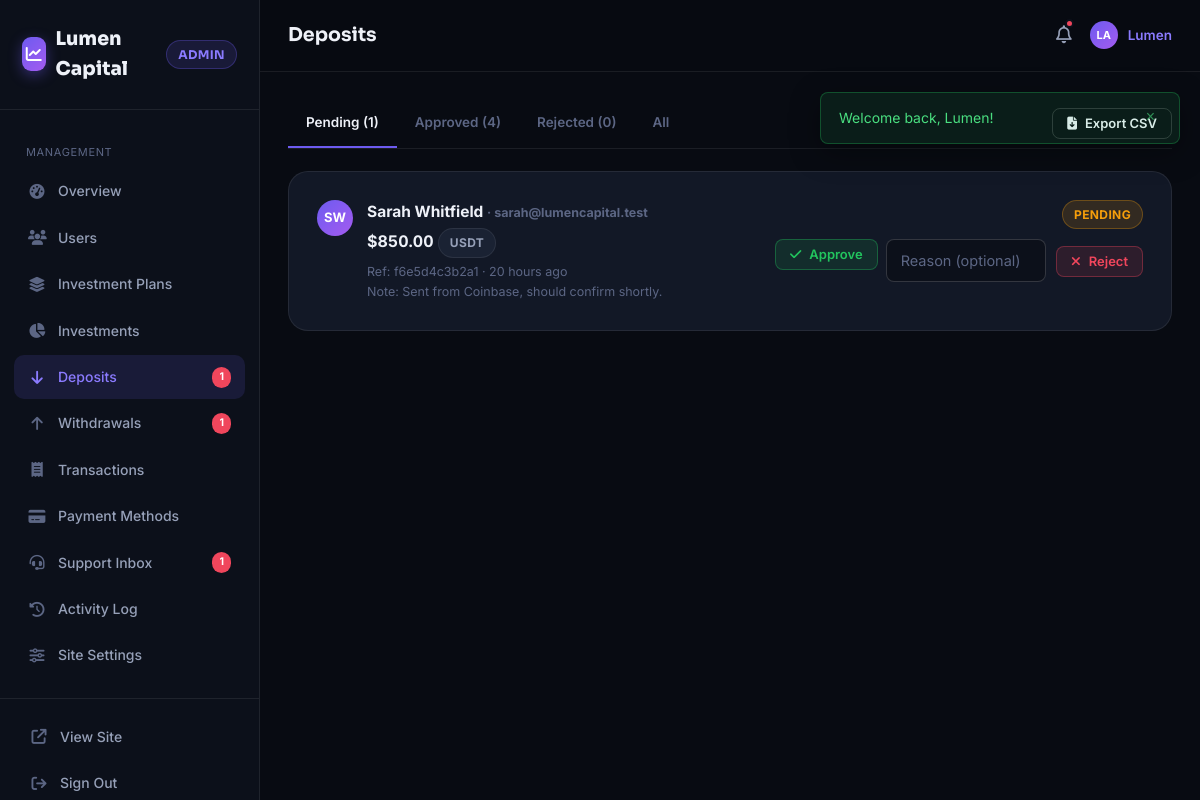
/admin/deposits.php (signed in), run on the app's committed database.
### tables this page shows
CREATE TABLE `users` (
  `id`                  INT UNSIGNED AUTO_INCREMENT PRIMARY KEY,
  `full_name`           VARCHAR(120)      NOT NULL,
  `email`               VARCHAR(160)      NOT NULL,
  `phone`               VARCHAR(30)       DEFAULT NULL,
  `country`             VARCHAR(80)       DEFAULT NULL,
  `password_hash`       VARCHAR(255)      NOT NULL,
  `referral_code`       VARCHAR(12)       NOT NULL,
  `referred_by`         INT UNSIGNED      DEFAULT NULL,
  `role`                ENUM('user','admin') NOT NULL DEFAULT 'user',
  `status`              ENUM('active','suspended') NOT NULL DEFAULT 'active',
  `balance`             DECIMAL(15,2)     NOT NULL DEFAULT 0.00,
  `total_deposited`     DECIMAL(15,2)     NOT NULL DEFAULT 0.00,
  `total_invested`      DECIMAL(15,2)     NOT NULL DEFAULT 0.00,
  `total_earned`        DECIMAL(15,2)     NOT NULL DEFAULT 0.00,
  `total_withdrawn`     DECIMAL(15,2)     NOT NULL DEFAULT 0.00,
  `payout_wallet`       VARCHAR(160)      DEFAULT NULL,
  `avatar_seed`         VARCHAR(40)       DEFAULT NULL,
  `email_verified_at`   DATETIME          DEFAULT NULL,
  `last_login_at`       DATETIME          DEFAULT NULL,
  `last_login_ip`       VARCHAR(45)       DEFAULT NULL,
  `failed_attempts`     TINYINT UNSIGNED  NOT NULL DEFAULT 0,
  `locked_until`        DATETIME          DEFAULT NULL,
  `created_at`          DATETIME          NOT NULL DEFAULT CURRENT_TIMESTAMP,
  `updated_at`          DATETIME          NOT NULL DEFAULT CURRENT_TIMESTAMP ON UPDATE CURRENT_TIMESTAMP,
  UNIQUE KEY `uq_users_email` (`email`),
  UNIQUE KEY `uq_users_referral_code` (`referral_code`),
  KEY `idx_users_referred_by` (`referred_by`)
);

CREATE TABLE `deposits` (
  `id`                  INT UNSIGNED AUTO_INCREMENT PRIMARY KEY,
  `user_id`             INT UNSIGNED      NOT NULL,
  `amount`              DECIMAL(15,2)     NOT NULL,
  `currency_code`       VARCHAR(20)       NOT NULL,
  `method_label`        VARCHAR(60)       NOT NULL,
  `address_used`        VARCHAR(160)      DEFAULT NULL,
  `txn_reference`       VARCHAR(160)      DEFAULT NULL,
  `note`                VARCHAR(255)      DEFAULT NULL,
  `status`              ENUM('pending','approved','rejected') NOT NULL DEFAULT 'pending',
  `admin_id`            INT UNSIGNED      DEFAULT NULL,
  `admin_note`          VARCHAR(255)      DEFAULT NULL,
  `created_at`          DATETIME          NOT NULL DEFAULT CURRENT_TIMESTAMP,
  `processed_at`        DATETIME          DEFAULT NULL,
  KEY `idx_dep_user` (`user_id`),
  KEY `idx_dep_status` (`status`)
);

### includes/functions.php (called while the page is built, shortened)
<?php
function e(?string $value): string
{
    return htmlspecialchars($value ?? '', ENT_QUOTES, 'UTF-8');
}
function money(float $amount, bool $withSign = false): string
{
    $sign = '';
    return $sign . '$' . number_format(abs($amount), 2);
}
function time_ago(string $datetime): string
{
    $diff = time() - strtotime($datetime);
    $units = [
        31536000 => 'year', 2592000 => 'month', 86400 => 'day',
        3600 => 'hour', 60 => 'minute',
    ];
    foreach ($units as $seconds => $label) {
        $count = intdiv($diff, $seconds);
        if ($count >= 1) {
            return $count . ' ' . $label . ($count > 1 ? 's' : '') . ' ago';
        }
    }
    return 'just now';
}
function badge_class(string $status): string
{
    return match ($status) {
        'active', 'approved', 'completed', 'success', 'answered' => 'badge-success',
        'pending', 'open', 'warning' => 'badge-warning',
        'rejected', 'cancelled', 'suspended', 'danger' => 'badge-danger',
        default => 'badge-neutral',
    };
}
function url(string $path = ''): string
{
    return rtrim(BASE_URL, '/') . '/' . ltrim($path, '/');
}
function asset(string $path): string
{
    return rtrim(BASE_URL, '/') . '/assets/' . ltrim($path, '/');
}
function get_setting(string $key, $default = null)
{
    static $cache = null;
    if ($cache === null) {
        $cache = [];
        $stmt = db()->query('SELECT setting_key, setting_value FROM settings');
        foreach ($stmt->fetchAll() as $row) {
            $cache[$row['setting_key']] = $row['setting_value'];
        }
    }
    return $cache[$key] ?? $default;
}
function find_user_by_id(int $id): ?array
{
    $stmt = db()->prepare('SELECT * FROM users WHERE id = ?');
    $stmt->execute([$id]);
    $user = $stmt->fetch();
    return $user ?: null;
}
function avatar_initials(string $name): string
{
    $parts = preg_split('/\s+/', trim($name));
    $initials = strtoupper(substr($parts[0] ?? '', 0, 1) . substr($parts[count($parts) - 1] ?? '', 0, 1));
    return $initials ?: 'U';
}

### includes/db.php (called while the page is built)
<?php
function db(): PDO
{
    static $pdo = null;
    if ($pdo === null) {
        $dsn = 'mysql:host=' . DB_HOST . ';dbname=' . DB_NAME . ';charset=' . DB_CHARSET;
        try {
            $pdo = new PDO($dsn, DB_USER, DB_PASS, [
                PDO::ATTR_ERRMODE            => PDO::ERRMODE_EXCEPTION,
                PDO::ATTR_DEFAULT_FETCH_MODE => PDO::FETCH_ASSOC,
                PDO::ATTR_EMULATE_PREPARES   => false,
            ]);
        } catch (PDOException $e) {
            if (APP_DEBUG) {
                die('<div style="font-family:sans-serif;max-width:640px;margin:80px auto;padding:24px;border:1px solid #f3c6c6;background:#fff5f5;border-radius:12px;color:#7a1f1f;">'
                    . '<h2 style="margin-top:0;">Database connection failed</h2>'
                    . '<p>' . htmlspecialchars($e->getMessage()) . '</p>'
                    . '<p>Check the <code>DB_*</code> constants in <code>config/config.php</code> and make sure you have imported <code>database/schema.sql</code>.</p>'
                    . '</div>');
            }
            die('A database error occurred. Please try again later.');
        }
    }
    return $pdo;
}

### includes/auth.php (called while the page is built, shortened)
<?php
function current_user(): ?array
{
    static $user = null;
    static $loaded = false;
    if ($loaded) {
        return $user;
    }
    $loaded = true;
    if (!empty($_SESSION['user_id'])) {
        $user = find_user_by_id((int) $_SESSION['user_id']);
    }
    return $user;
}
function is_logged_in(): bool
{
    return current_user() !== null;
}
function is_admin(): bool
{
    $user = current_user();
    return $user !== null && $user['role'] === 'admin';
}
function require_login(): void
{
    if (!is_logged_in()) {
        flash('warning', 'Please sign in to continue.');
        redirect('login.php');
    }
}
function require_admin(): void
{
    require_login();
}

### admin/deposits.php (the view, shortened to what this page needs)
<?php
require_admin();
$statusFilter = $_GET['status'] ?? 'pending';
$where = $statusFilter === 'all' ? '' : "WHERE d.status = " . db()->quote($statusFilter);
$deposits = db()->query("SELECT d.*, u.full_name, u.email FROM deposits d JOIN users u ON u.id = d.user_id {$where} ORDER BY d.created_at DESC LIMIT 100")->fetchAll();
$counts = db()->query("SELECT status, COUNT(*) c FROM deposits GROUP BY status")->fetchAll(PDO::FETCH_KEY_PAIR);
$pageTitle = 'Deposits';
$activePage = 'deposits';
require __DIR__ . '/../partials/admin_header.php';
?>
<div class="tabs" style="display:flex;justify-content:space-between;flex-wrap:wrap;gap:10px;">
  <div style="display:flex;flex-wrap:wrap;">
  <a href="?status=pending" class="tab-link <?= $statusFilter === 'pending' ? 'active' : '' ?>">Pending (<?= $counts['pending'] ?? 0 ?>)</a>
  <a href="?status=approved" class="tab-link <?= $statusFilter === 'approved' ? 'active' : '' ?>">Approved (<?= $counts['approved'] ?? 0 ?>)</a>
  <a href="?status=rejected" class="tab-link <?= $statusFilter === 'rejected' ? 'active' : '' ?>">Rejected (<?= $counts['rejected'] ?? 0 ?>)</a>
  <a href="?status=all" class="tab-link <?= $statusFilter === 'all' ? 'active' : '' ?>">All</a>
  </div>
  <a href="?<?= http_build_query(['status' => $statusFilter, 'export' => 'csv']) ?>" class="btn btn-outline btn-sm" style="align-self:center;"><i class="fa-solid fa-file-arrow-down"></i> Export CSV</a>
</div>
<?php if (!$deposits): ?>
  <div class="card empty-state"><div class="empty-icon"><i class="fa-solid fa-coins"></i></div><p>No deposits in this view.</p></div>
<?php else: foreach ($deposits as $d): ?>
  <div class="card" style="margin-bottom:14px;">
    <div style="display:flex;justify-content:space-between;gap:16px;flex-wrap:wrap;">
      <div style="display:flex;gap:14px;">
        <span class="avatar-circle"><?= e(avatar_initials($d['full_name'])) ?></span>
        <div>
          <div class="fw-700"><?= e($d['full_name']) ?> <span class="text-faint fw-400" style="font-size:12.5px;">&middot; <?= e($d['email']) ?></span></div>
          <div style="margin-top:4px;"><span class="mono fw-700" style="font-size:16px;"><?= money((float) $d['amount']) ?></span> <span class="badge badge-neutral"><?= e($d['currency_code']) ?></span></div>
          <div class="text-faint" style="font-size:12.5px;margin-top:4px;">Ref: <?= e($d['txn_reference'] ?: '—') ?> &middot; <?= time_ago($d['created_at']) ?></div>
          <?php if ($d['note']): ?><div class="text-faint" style="font-size:12.5px;">Note: <?= e($d['note']) ?></div><?php endif; ?>
        </div>
      </div>
      <div style="text-align:right;">
        <span class="badge <?= badge_class($d['status']) ?>" style="margin-bottom:10px;display:inline-block;"><?= e($d['status']) ?></span>
        <?php if ($d['status'] === 'pending'): ?>
          <div style="display:flex;gap:8px;">
            <form method="POST" action="<?= url('admin/deposits.php?status=' . $statusFilter) ?>" data-confirm="Approve this deposit and credit the user's balance?">
              <button type="submit" class="btn btn-success btn-sm"><i class="fa-solid fa-check"></i> Approve</button>
            </form>
            <form method="POST" action="<?= url('admin/deposits.php?status=' . $statusFilter) ?>" data-confirm="Reject this deposit?">
              <input type="text" name="admin_note" placeholder="Reason (optional)" class="form-control" style="display:inline-block;width:160px;margin-right:6px;">
              <button type="submit" class="btn btn-danger btn-sm"><i class="fa-solid fa-xmark"></i> Reject</button>
            </form>
          </div>
        <?php endif; ?>
      </div>
    </div>
  </div>
<?php endforeach; endif; ?>
<?php require __DIR__ . '/../partials/admin_footer.php'; ?>

### partials/admin_header.php (shortened to what this page needs)
<?php
$viewer = current_user();
$pageTitle = $pageTitle ?? 'Admin';
$activePage = $activePage ?? '';
$navPendingDeposits = (int) db()->query("SELECT COUNT(*) FROM deposits WHERE status = 'pending'")->fetchColumn();
$navPendingWithdrawals = (int) db()->query("SELECT COUNT(*) FROM withdrawals WHERE status = 'pending'")->fetchColumn();
$navOpenTickets = (int) db()->query("SELECT COUNT(*) FROM support_messages WHERE status = 'open'")->fetchColumn();
$navItems = [
    ['key' => 'dashboard', 'href' => 'admin/index.php', 'icon' => 'fa-gauge-high', 'label' => 'Overview'],
    ['key' => 'users', 'href' => 'admin/users.php', 'icon' => 'fa-users', 'label' => 'Users'],
    ['key' => 'plans', 'href' => 'admin/plans.php', 'icon' => 'fa-layer-group', 'label' => 'Investment Plans'],
    ['key' => 'investments', 'href' => 'admin/investments.php', 'icon' => 'fa-chart-pie', 'label' => 'Investments'],
    ['key' => 'deposits', 'href' => 'admin/deposits.php', 'icon' => 'fa-arrow-down', 'label' => 'Deposits', 'count' => $navPendingDeposits],
    ['key' => 'withdrawals', 'href' => 'admin/withdrawals.php', 'icon' => 'fa-arrow-up', 'label' => 'Withdrawals', 'count' => $navPendingWithdrawals],
    ['key' => 'transactions', 'href' => 'admin/transactions.php', 'icon' => 'fa-receipt', 'label' => 'Transactions'],
    ['key' => 'payment-methods', 'href' => 'admin/payment-methods.php', 'icon' => 'fa-credit-card', 'label' => 'Payment Methods'],
    ['key' => 'support', 'href' => 'admin/support.php', 'icon' => 'fa-headset', 'label' => 'Support Inbox', 'count' => $navOpenTickets],
    ['key' => 'activity-log', 'href' => 'admin/activity-log.php', 'icon' => 'fa-clock-rotate-left', 'label' => 'Activity Log'],
    ['key' => 'settings', 'href' => 'admin/settings.php', 'icon' => 'fa-sliders', 'label' => 'Site Settings'],
];
?>
<!DOCTYPE html>
<html lang="en">
<head>
<title><?= e($pageTitle) ?> — <?= e(get_setting('site_name', APP_NAME)) ?> Admin</title>
<link rel="stylesheet" href="<?= asset('vendor/fonts/fonts.css') ?>">
<link rel="stylesheet" href="<?= asset('vendor/fontawesome/css/all.min.css') ?>">
<link rel="stylesheet" href="<?= asset('css/style.css') ?>">
</head>
<body>
<div class="app-shell">
  <aside class="sidebar" id="sidebar">
    <div class="sidebar-brand">
      <a href="<?= url('admin/index.php') ?>" class="brand">
        <span class="brand-mark"><i class="fa-solid fa-chart-line"></i></span>
        <?= e(get_setting('site_name', APP_NAME)) ?> <span class="badge badge-primary" style="margin-left:2px;">Admin</span>
      </a>
    </div>
    <nav class="sidebar-nav">
      <div class="sidebar-section-label">Management</div>
      <?php foreach ($navItems as $item): ?>
        <a href="<?= url($item['href']) ?>" class="sidebar-link <?= $activePage === $item['key'] ? 'active' : '' ?>">
          <i class="fa-solid <?= $item['icon'] ?> ico"></i> <?= e($item['label']) ?>
          <?php if (!empty($item['count'])): ?><span class="count"><?= $item['count'] ?></span><?php endif; ?>
        </a>
      <?php endforeach; ?>
    </nav>
    <div class="sidebar-footer">
      <a href="<?= url('index.php') ?>" class="sidebar-link" style="margin-bottom:2px;">
        <i class="fa-solid fa-arrow-up-right-from-square ico"></i> View Site
      </a>
      <a href="<?= url('logout.php') ?>" class="sidebar-link" style="margin:0;">
        <i class="fa-solid fa-arrow-right-from-bracket ico"></i> Sign Out
      </a>
    </div>
  </aside>
  <div class="main-content">
    <div class="topbar">
      <div style="display:flex;align-items:center;gap:14px;">
        <span class="topbar-title"><?= e($pageTitle) ?></span>
      </div>
      <div class="topbar-actions">
        <a href="<?= url('admin/support.php') ?>" class="bell-btn">
          <i class="fa-regular fa-bell"></i>
          <?php if (($navPendingDeposits + $navPendingWithdrawals + $navOpenTickets) > 0): ?><span class="bell-dot"></span><?php endif; ?>
        </a>
        <a href="<?= url('admin/settings.php') ?>" class="user-chip">
          <span class="avatar-circle sm"><?= e(avatar_initials($viewer['full_name'])) ?></span>
          <span style="font-size:13.5px;font-weight:600;"><?= e(explode(' ', $viewer['full_name'])[0]) ?></span>
        </a>
      </div>
    </div>
    <div class="page-body">
      <?php require __DIR__ . '/flash.php'; ?>

### data on the page
users: full_name "LA", full_name "Lumen"
deposits: user.full_name "SW", user.full_name "Sarah Whitfield", user.email "sarah@lumencapital.test", amount "$850.00", currency_code "USDT", txn_reference "f6e5d4c3b2a1", created_at "20 hours ago", note "Sent from Coinbase, should confirm shortly.", status "PENDING"

### other printed values
get_setting('site_name', APP_NAME) "Lumen Capital"
$item['label'] "Overview"
$item['label'] "Users"
$item['label'] "Investment Plans"
$item['label'] "Investments"
$item['label'] "Deposits"
$item['count'] "1"
$item['label'] "Withdrawals"
$item['label'] "Transactions"
$item['label'] "Payment Methods"
$item['label'] "Support Inbox"
$item['label'] "Activity Log"
$item['label'] "Site Settings"
$pageTitle "Deposits"
$f['message'] "Welcome back, Lumen!"
